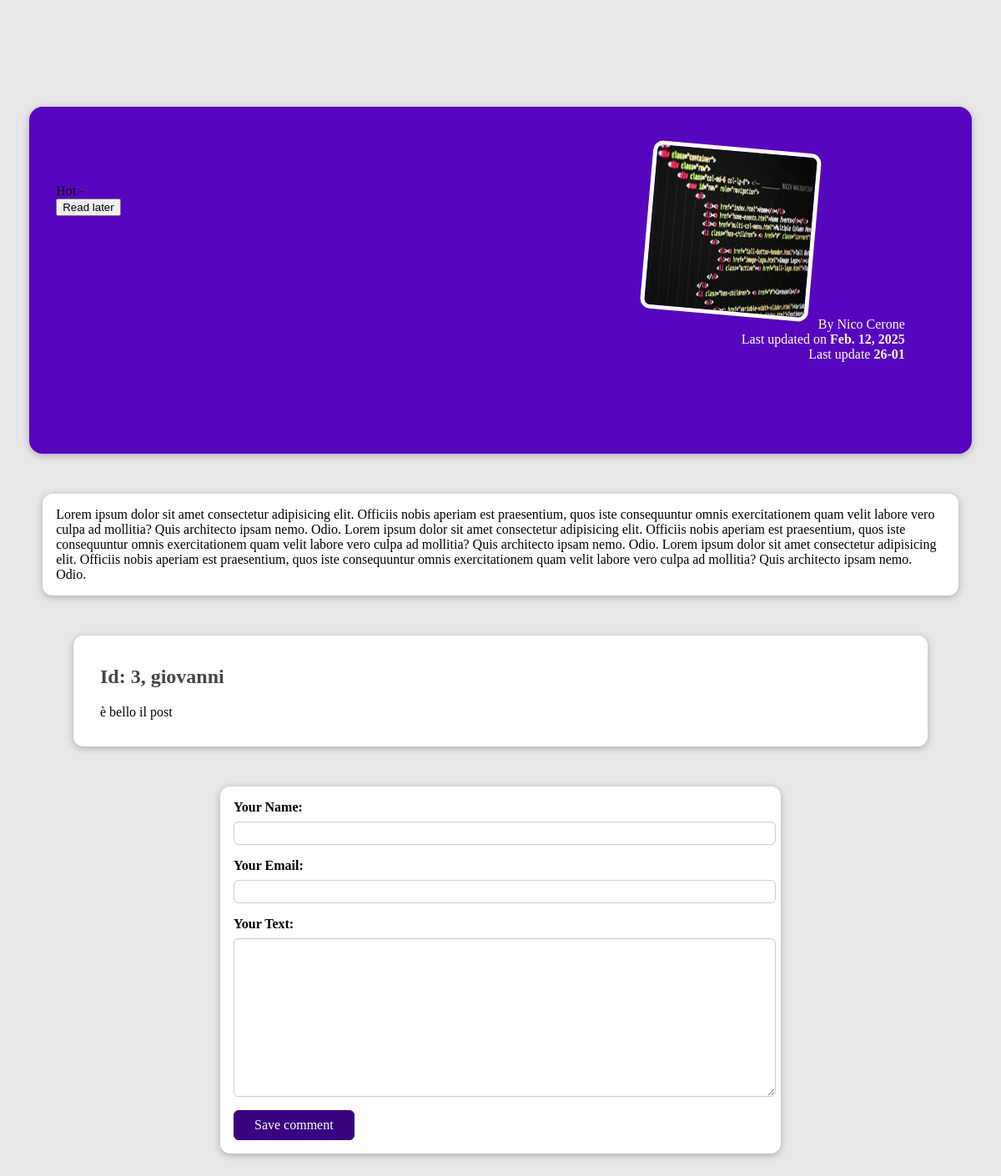
Page /posts/programming-is-fun on the committed database.
### blog/models.py (models this page shows, shortened)
class Tag(models.Model):
    caption = models.CharField(max_length=20)

class Post(models.Model):
    title = models.CharField(max_length=150)
    excerpt = models.CharField(max_length=200)
    image = models.ImageField(upload_to="posts", null=True)
    date = models.DateField(auto_now=True)
    slug = models.SlugField(unique=True, db_index=True)
    content = models.TextField(validators=[MinLengthValidator(10)])
    author = models.ForeignKey(Author, on_delete=models.SET_NULL, null=True, related_name="posts")
    tags = models.ManyToManyField(Tag)

class Author(models.Model):
    first_name = models.CharField(max_length=100)
    last_name = models.CharField(max_length=100)
    email_address = models.EmailField()
    def __str__(self):
        return f"{self.first_name} {self.last_name}"

class Comment(models.Model):
    user_name = models.CharField(max_length=120)
    user_email = models.EmailField()
    text = models.TextField(max_length=300)
    post = models.ForeignKey(Post, on_delete=models.CASCADE, related_name="comments")

### blog/views.py (the view, shortened to what this page needs)
# urls.py: path("posts/<slug:slug>", views.SinglePostView.as_view(), name="post-detail-page"),
class SinglePostView(View):
    def get(self, request, slug):
        post = Post.objects.get(slug=slug)
        context = {
            "post": post,
            "posts_tags": post.tags.all(),
            "comment_form": CommentForm(),
            "comments": post.comments.all().order_by("-id")
        }
        return render(request, "blog/post-detail.html", context)

### blog/forms.py
class CommentForm(forms.ModelForm):
    class Meta:
        model = Comment
        exclude = ["post"]
        labels = {
            "user_name": "Your Name",
            "user_email": "Your Email",
            "text": "Your Text"
        }

### blog/templates/blog/post-detail.html (shortened to what this page needs)
{% extends "blog/base.html" %}
{% load static %}
{% block css_files %}
    <link rel="stylesheet" href="{% static "blog/post-detail.css" %}"/>
{% endblock %}
{% block content %}
    <section id="summary">
        <div>
            {% for tag in posts_tags %}
                <span>{{ tag.caption }} - </span>
            {% endfor %}
        </div>
        <div id="read-later ">
            <form action="{% url "read-later" %}" method="POST">
                <button>Read later</button>
            </form>
        </div>
        <article>
            <img src="{{ post.image.url }}" alt="{{ post.title }}"/>
            <addresse>By <a href="mailto:{{ post.author.email_address }}">{{ post.author }}</a></addresse>
            <div>Last updated on <time>{{ post.date }}</time></div>
            <div>
                Last update <time>26-01</time>
            </div>
        </article>
    </section>
    <main>
        {{ post.content}}
    </main>
    <section id ="comments">
        <ul>
            {% for comment in comments %}
                <li>
                    <h2>Id: {{ comment.id }}, {{ comment.user_name }}</h2>
                    <p>{{ comment.text }}</p>
                </li>
            {% endfor %}
        </ul>
    </section>
    <section id = "comment-form">
        <form action = "{% url "post-detail-page" post.slug %}" method = "POST">
            {% for form_field in comment_form %}
                <div class="form-control {% if form_field.errors %}invalid{% endif %}">
                    {{ form_field.label_tag }}
                    {{ form_field }}
                </div>
            {% endfor %}
            <button>Save comment</button>
        </form>
    </section>
{% endblock %}

### blog/static/blog/post-detail.css (style rules this page uses)
body { background-color: #e7e7e7; }
#summary { margin: 8rem auto 3rem auto; padding: 2rem; width: 90%; max-width: 90rem; border-radius: 16px; background-color: #5706c0; position: relative; box-shadow: 0 2px 8px rgba(0, 0, 0, 0.25); height: 22rem; }
#summary article { position: absolute; top: 2rem; right: 3rem; padding: 1rem 2rem; border-radius: 12px; text-align: right; color: white; }
#summary article img { width: 12rem; height: 12rem; border-radius: 12px; transform: rotateZ(5deg); border: 5px solid white; margin-bottom: 1rem; }
#summary a { color: white; text-decoration: none; }
#summary time { font-weight: bold; }
main { width: 90%; max-width: 90rem; margin: 3rem auto; background-color: white; padding: 1rem; border-radius: 12px; box-shadow: 0 2px 8px rgba(0, 0, 0, 0.25); }
#comment-form { margin: 3rem auto; width: 90%; max-width: 40rem; border-radius: 12px; background-color: white; box-shadow: 0 2px 8px rgba(0, 0, 0, 0.25); padding: 1rem; }
#comment-form button { font: inherit; background-color: #390281; color: white; border: 1px solid #390281; padding: 0.5rem 1.5rem; border-radius: 6px; cursor: pointer; }
.form-control { margin-bottom: 1rem; }
.form-control label { font-weight: bold; margin-bottom: 0.5rem; display: block; }
.form-control input, .form-control textarea { display: block; width: 100%; font: inherit; padding: 0.25rem; border-radius: 6px; border: 1px solid #ccc; }
#comments { margin: 3rem auto; width: 90%; max-width: 60rem; border-radius: 12px; background-color: white; box-shadow: 0 2px 8px rgba(0, 0, 0, 0.25); padding: 1rem 2rem; }
#comments ul { list-style: none; margin: 0; padding: 0; }
#comments li { margin-bottom: 1rem; border-bottom: 2px solid #ccc; }
#comments li:last-of-type { border-bottom: none; }
#comments h2 { color: #464646; }

### rows in the picture
Tag: caption "Hot"
Post: image (picture), author "Nico Cerone", date "Feb. 12, 2025", content "Lorem ipsum dolor sit amet consectetur adipisicing elit. Officiis nobis aperiam est praesentium, quos iste consequuntur omnis exercitationem quam velit labore vero culpa ad mollitia? Quis architecto ipsam nemo. Odio. Lorem ipsum dolor sit amet consectetur adipisicing elit. Officiis nobis aperiam est praesentium, quos iste consequuntur omnis exercitationem quam velit labore vero culpa ad mollitia? Quis architecto ipsam nemo. Odio. Lorem ipsum dolor sit amet consectetur adipisicing elit. Officiis nobis aperiam est praesentium, quos iste consequuntur omnis exercitationem quam velit labore vero culpa ad mollitia? Quis architecto ipsam nemo. Odio."
Comment: id "3", user_name "giovanni", text "è bello il post"
